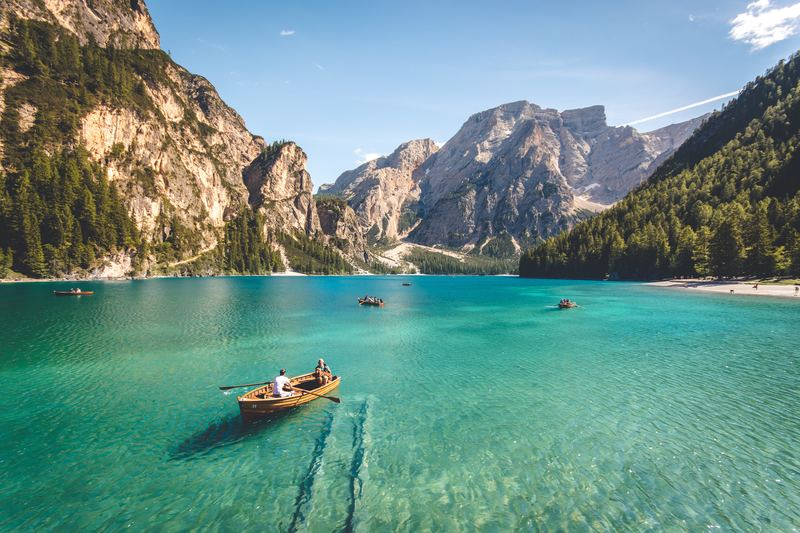
#> input picture lab01/chromakey/chromakey/fg.jpg, 800 x 533 px
$ python chroma_key.py
#> lines starting #> are read from the running program, lines starting #| are printed output that depends on the picture; after the words box and inside, x2 and y2 are one past the last pixel; in counts of white or black regions, pixels touching at a corner belong together
#> further down, im_bg_orig is the input picture: shape (533, 800, 3); mean B, G, R 135.9, 143.5, 106.8
import sys
import cv2
import numpy as np
import matplotlib.pyplot as plt

def apply_chroma(foreground_path, background_image, x, y, scale=1.0):
#> called with foreground_path = 'ck_fg.jpg', x = 100, y = 200, scale = 0.5
    im_fg = cv2.imread(foreground_path)
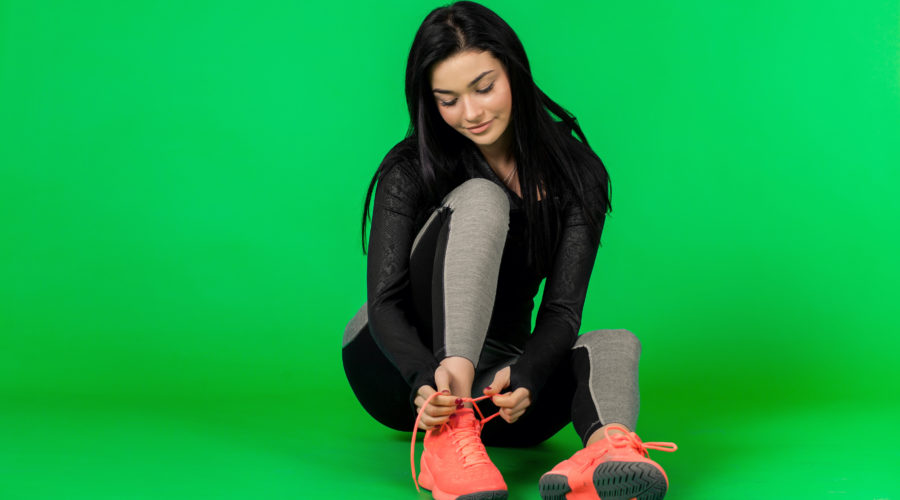
#> input picture lab01/chromakey/chromakey/ck_fg.jpg, 900 x 500 px
#> im_fg is the input picture: shape (500, 900, 3); mean B, G, R 69.7, 164, 20.8
    im_fg = cv2.cvtColor(im_fg, cv2.COLOR_BGR2RGB)

    width = int(im_fg.shape[1] * scale)
#> width = 450
    height = int(im_fg.shape[0] * scale)
#> height = 250
    im_fg = cv2.resize(im_fg, (width, height), interpolation=cv2.INTER_AREA)
#> im_fg: shape (250, 450, 3)

    hsv = cv2.cvtColor(im_fg, cv2.COLOR_RGB2HSV)
#> hsv: shape (250, 450, 3); mean H, S, V 62.8, 209.8, 168.1

    lower_green = np.array([30, 40, 40])
    upper_green = np.array([90, 255, 255])

    im_mask = cv2.inRange(hsv, lower_green, upper_green)
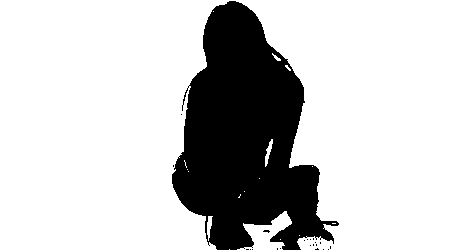
#> im_mask: shape (250, 450); 78.3% white; 22 black regions (21 under 20 px), largest, box (x1, y1, x2, y2) and area: (172, 1, 339, 250) 24372
    im_mask_inv = cv2.bitwise_not(im_mask)

    im_mask_inv_3ch = cv2.cvtColor(im_mask_inv, cv2.COLOR_GRAY2BGR)
    im_mask_3ch = cv2.cvtColor(im_mask, cv2.COLOR_GRAY2BGR)

    roi = background_image[y:y+height, x:x+width]
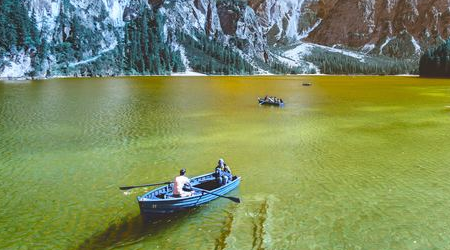
#> roi: shape (250, 450, 3); mean of channels 0, 1, 2 94, 141.5, 125.5; drawn as B, G, R

    im_fg_resized = cv2.resize(im_fg, (roi.shape[1], roi.shape[0]), interpolation=cv2.INTER_AREA)

    im_mask_inv_3ch_resized = cv2.resize(im_mask_inv_3ch, (roi.shape[1], roi.shape[0]), interpolation=cv2.INTER_AREA)
    im_mask_3ch_resized = cv2.resize(im_mask_3ch, (roi.shape[1], roi.shape[0]), interpolation=cv2.INTER_AREA)

    im_fg_cut = cv2.bitwise_and(im_fg_resized, im_mask_inv_3ch_resized)
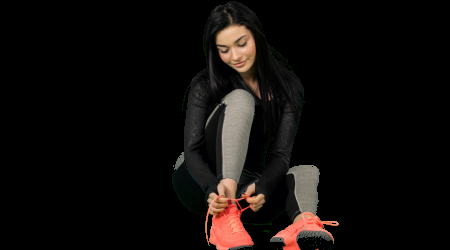
#> im_fg_cut: shape (250, 450, 3); mean R, G, B 16.2, 12.5, 10.8
    roi_bg = cv2.bitwise_and(roi, im_mask_3ch_resized)
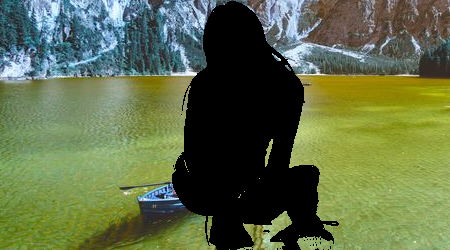
#> roi_bg: shape (250, 450, 3); mean of channels 0, 1, 2 71.7, 108.1, 94.6; drawn as B, G, R

    dst = cv2.add(roi_bg, im_fg_cut)
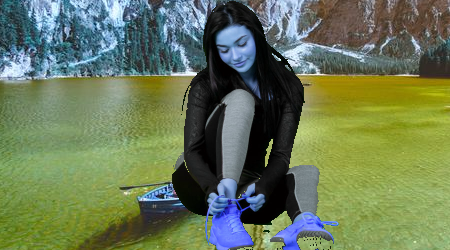
#> dst: shape (250, 450, 3); mean of channels 0, 1, 2 87.9, 120.6, 105.4; drawn as B, G, R

    background_image[y:y+height, x:x+width] = dst
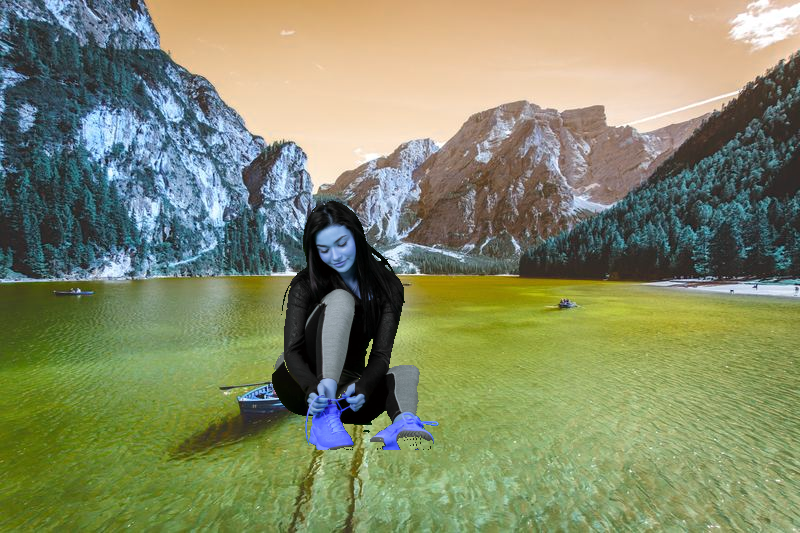
#> background_image: shape (533, 800, 3); mean of channels 0, 1, 2 105.2, 138, 130.6; drawn as B, G, R

    return background_image

background_file = 'fg.jpg'
foreground_file_1 = 'ck_fg.jpg'
foreground_file_2 = 'ck_fg2.jpg'

im_bg_orig = cv2.imread(background_file)
im_bg_orig = cv2.cvtColor(im_bg_orig, cv2.COLOR_BGR2RGB)

result_1 = apply_chroma(foreground_file_1, im_bg_orig.copy(), 100, 200, 0.5)

result_2 = apply_chroma(foreground_file_2, im_bg_orig.copy(), 500, 150, 0.7)
#> (the run stopped early here; a loop or call above may not have finished)
